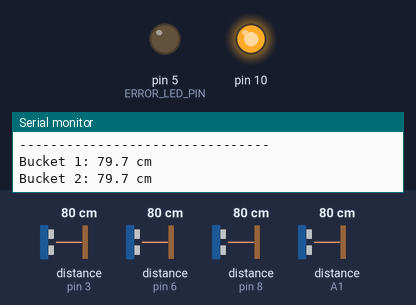
Bench run of a sketch on a simulated Arduino Nano, built with avr-gcc and run on an emulated ATmega328P. On the bench: output pins drawn as LEDs (lit = HIGH), the last lines printed to the serial monitor. Wiring (inferred from the names in the program): 4 × ultrasonic range finder: trigger pin 2, echo pin 3 / trigger pin 7, echo pin 8 / trigger pin 9, echo pin 6 / trigger A0, echo A1. The inputs (shaded band) are chosen by the test bench; at power-on: distance to the obstacle (sensors on pin 3, pin 6, pin 8, A1) 80 cm. The echo pulse lasts 58.3 µs per cm; the local clock reads 2024-03-15 10:24:30 at power-on unless the sketch sets it; storage starts empty; pins used as bus, display or sensor lines are not drawn.

Above: at 0.4 s.
At 6.48 s:
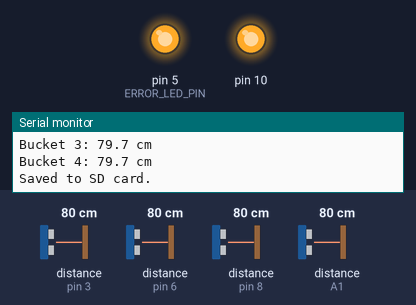
Timing chart, 0 to 7.5 s (numbered marks = the images above):
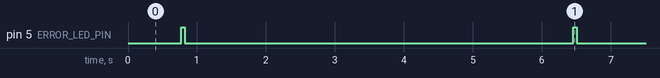

The sketch:

hc_sensors.ino
```cpp
#include <Wire.h>
#include <RTClib.h>
#include <SPI.h>
#include <SD.h>

RTC_DS3231 rtc;

// ================= SENSOR PINS =================
const int TRIG1 = 9;
const int ECHO1 = 6;
const int TRIG2 = 7;
const int ECHO2 = 8;
const int TRIG3 = 2;
const int ECHO3 = 3;
const int TRIG4 = A0;
const int ECHO4 = A1;

// ================= SD CARD =================
const int SD_CS = 4;

// ================= ERROR LED =================
const int ERROR_LED_PIN = 5;   // unused pin on this board's layout

// ================= TIMING =================
const unsigned long SENSOR_DELAY = 200;   // 200 ms between sensors
const unsigned long LOG_INTERVAL = 5000;  // 5 seconds
const unsigned long ECHO_TIMEOUT = 30000; // 30 ms

bool sdHealthy = false;


// =================================================
// READ ULTRASONIC DISTANCE
// =================================================
float readDistance(int trigPin, int echoPin)
{
  digitalWrite(trigPin, LOW);
  delayMicroseconds(5);

  digitalWrite(trigPin, HIGH);
  delayMicroseconds(10);

  digitalWrite(trigPin, LOW);

  unsigned long duration = pulseIn(echoPin, HIGH, ECHO_TIMEOUT);

  if (duration == 0)
    return -1.0;

  return duration * 0.0343 / 2.0;
}


// =================================================
// PRINT TWO DIGITS
// =================================================
void printTwoDigits(File &file, int number)
{
  if (number < 10)
    file.print("0");

  file.print(number);
}


// =================================================
// BLINK LED - short pulse means "just logged successfully"
// =================================================
void blinkSuccess()
{
  digitalWrite(ERROR_LED_PIN, HIGH);
  delay(50);
  digitalWrite(ERROR_LED_PIN, LOW);
}


// =================================================
// SOLID-ON/BLINK LED FOREVER - unrecoverable failure (RTC missing entirely)
// =================================================
void criticalErrorHalt()
{
  while (true) {
    digitalWrite(ERROR_LED_PIN, HIGH);
    delay(300);
    digitalWrite(ERROR_LED_PIN, LOW);
    delay(300);
  }
}


// =================================================
// ATTEMPT TO (RE)INITIALIZE THE SD CARD
// =================================================
bool trySdInit()
{
  int sdRetries = 0;
  while (!SD.begin(SD_CS) && sdRetries < 10) {
    Serial.println("SD init failed, retrying...");
    delay(500);
    sdRetries++;
  }
  sdHealthy = (sdRetries < 10);
  return sdHealthy;
}


// =================================================
// SETUP
// =================================================
void setup()
{
  Serial.begin(9600);

  pinMode(ERROR_LED_PIN, OUTPUT);
  digitalWrite(ERROR_LED_PIN, LOW);

  // ================= SENSOR PINS =================
  pinMode(TRIG1, OUTPUT);
  pinMode(ECHO1, INPUT);
  pinMode(TRIG2, OUTPUT);
  pinMode(ECHO2, INPUT);
  pinMode(TRIG3, OUTPUT);
  pinMode(ECHO3, INPUT);
  pinMode(TRIG4, OUTPUT);
  pinMode(ECHO4, INPUT);

  digitalWrite(TRIG1, LOW);
  digitalWrite(TRIG2, LOW);
  digitalWrite(TRIG3, LOW);
  digitalWrite(TRIG4, LOW);

  // ================= SPI =================
  pinMode(10, OUTPUT);
  digitalWrite(10, HIGH);

  // ================= RTC =================
  Wire.begin();

  if (!rtc.begin())
  {
    Serial.println("RTC not found");
    criticalErrorHalt();
  }

  if (rtc.lostPower()) {
    // Only resyncs to compile time if the RTC actually lost power (dead coin cell, first boot, etc.)
    rtc.adjust(DateTime(F(__DATE__), F(__TIME__)));
  }

  DateTime now = rtc.now();

  Serial.print("RTC Time: ");

  if (now.day() < 10) Serial.print("0");
  Serial.print(now.day());
  Serial.print("/");

  if (now.month() < 10) Serial.print("0");
  Serial.print(now.month());
  Serial.print("/");

  Serial.print(now.year());
  Serial.print(" ");

  if (now.hour() < 10) Serial.print("0");
  Serial.print(now.hour());
  Serial.print(":");

  if (now.minute() < 10) Serial.print("0");
  Serial.print(now.minute());
  Serial.print(":");

  if (now.second() < 10) Serial.print("0");
  Serial.println(now.second());


  // ================= SD CARD (with retry) =================
  Serial.println("Initializing SD card...");

  if (!trySdInit())
  {
    Serial.println("SD CARD FAILED after retries!");
    criticalErrorHalt();
  }

  Serial.println("SD CARD OK");


  // ================= CSV FILE =================
  if (!SD.exists("DATA.CSV"))
  {
    File dataFile = SD.open("DATA.CSV", FILE_WRITE);

    if (dataFile)
    {
      dataFile.println(
        "Date,Time,Bucket1_cm,Bucket2_cm,Bucket3_cm,Bucket4_cm"
      );

      dataFile.close();

      Serial.println("Created DATA.CSV");
    }
    else
    {
      Serial.println("ERROR CREATING DATA.CSV");
      criticalErrorHalt();
    }
  }


  Serial.println("--------------------------------");
  Serial.println("4-Bucket LOGGER STARTED");
  Serial.println("--------------------------------");
}


// =================================================
// LOOP
// =================================================
void loop()
{
  // ================= BUCKET 1 =================
  float distance1 = readDistance(TRIG1, ECHO1);
  Serial.print("Bucket 1: ");
  if (distance1 < 0) Serial.println("NO ECHO");
  else { Serial.print(distance1, 1); Serial.println(" cm"); }
  delay(SENSOR_DELAY);

  // ================= BUCKET 2 =================
  float distance2 = readDistance(TRIG2, ECHO2);
  Serial.print("Bucket 2: ");
  if (distance2 < 0) Serial.println("NO ECHO");
  else { Serial.print(distance2, 1); Serial.println(" cm"); }
  delay(SENSOR_DELAY);

  // ================= BUCKET 3 =================
  float distance3 = readDistance(TRIG3, ECHO3);
  Serial.print("Bucket 3: ");
  if (distance3 < 0) Serial.println("NO ECHO");
  else { Serial.print(distance3, 1); Serial.println(" cm"); }
  delay(SENSOR_DELAY);

  // ================= BUCKET 4 =================
  float distance4 = readDistance(TRIG4, ECHO4);
  Serial.print("Bucket 4: ");
  if (distance4 < 0) Serial.println("NO ECHO");
  else { Serial.print(distance4, 1); Serial.println(" cm"); }

  // ================= RTC =================
  DateTime now = rtc.now();

  // ================= SAVE TO SD (with recovery attempt) =================
  File dataFile = SD.open("DATA.CSV", FILE_WRITE);

  if (!dataFile)
  {
    Serial.println("ERROR opening DATA.CSV - attempting SD recovery...");
    if (trySdInit()) {
      Serial.println("SD recovered - retrying this write.");
      dataFile = SD.open("DATA.CSV", FILE_WRITE);
    } else {
      Serial.println("SD RECOVERY FAILED - card unreachable.");
      digitalWrite(ERROR_LED_PIN, HIGH);
    }
  }

  if (dataFile)
  {
    printTwoDigits(dataFile, now.day());
    dataFile.print("/");
    printTwoDigits(dataFile, now.month());
    dataFile.print("/");
    dataFile.print(now.year());
    dataFile.print(",");

    printTwoDigits(dataFile, now.hour());
    dataFile.print(":");
    printTwoDigits(dataFile, now.minute());
    dataFile.print(":");
    printTwoDigits(dataFile, now.second());
    dataFile.print(",");

    if (distance1 < 0) dataFile.print("NO ECHO"); else dataFile.print(distance1, 1);
    dataFile.print(",");
    if (distance2 < 0) dataFile.print("NO ECHO"); else dataFile.print(distance2, 1);
    dataFile.print(",");
    if (distance3 < 0) dataFile.print("NO ECHO"); else dataFile.print(distance3, 1);
    dataFile.print(",");
    if (distance4 < 0) dataFile.print("NO ECHO"); else dataFile.print(distance4, 1);

    dataFile.println();
    dataFile.close();

    Serial.println("Saved to SD card.");
    digitalWrite(ERROR_LED_PIN, LOW);
    blinkSuccess();
  }

  Serial.println("--------------------------------");

  delay(LOG_INTERVAL);
}
```

Measured:
- by itself, pin 5 (ERROR_LED_PIN): alternates HIGH for 0.05 s and LOW for 5.6 s
